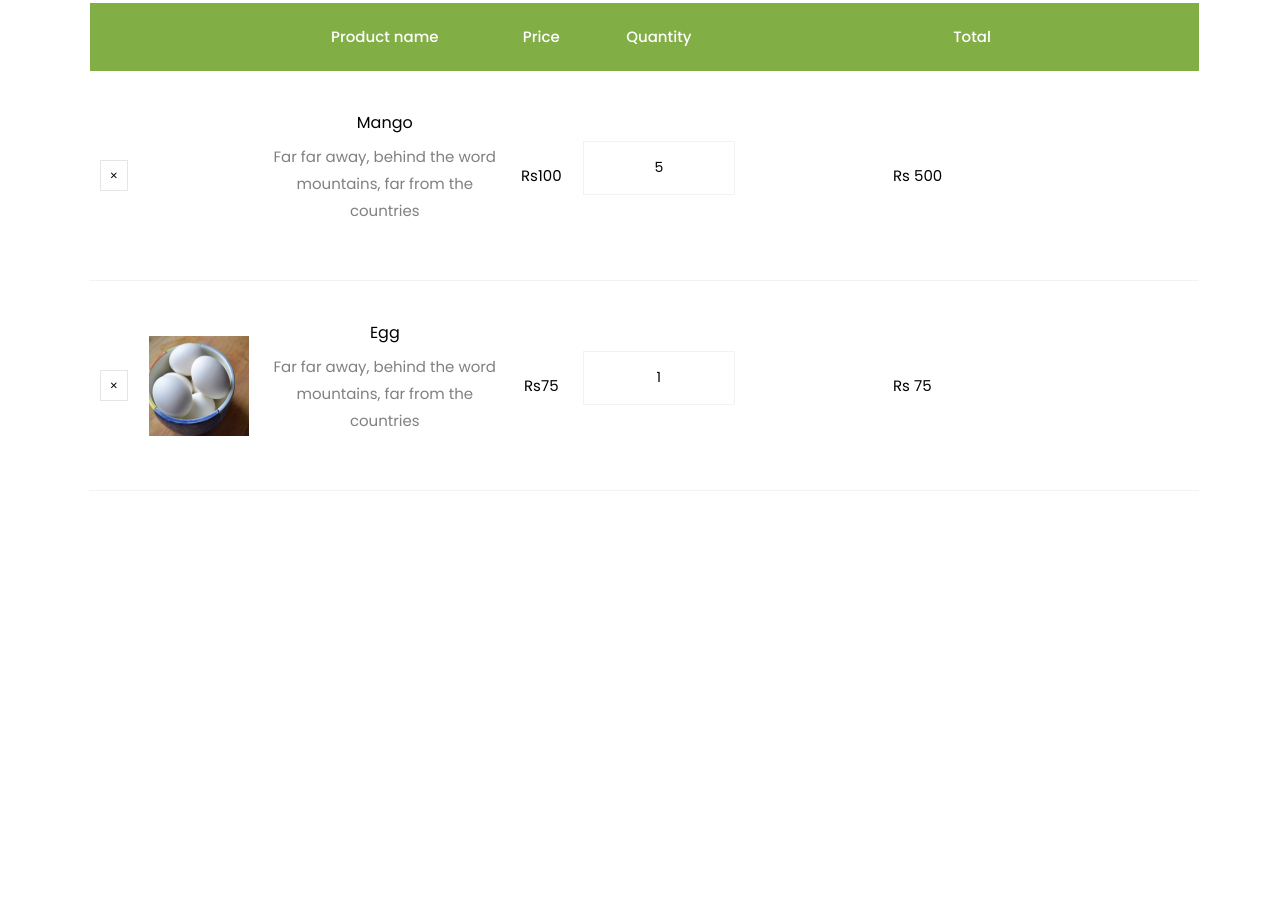
Page /cart/ (middle part) on the earlier database version.
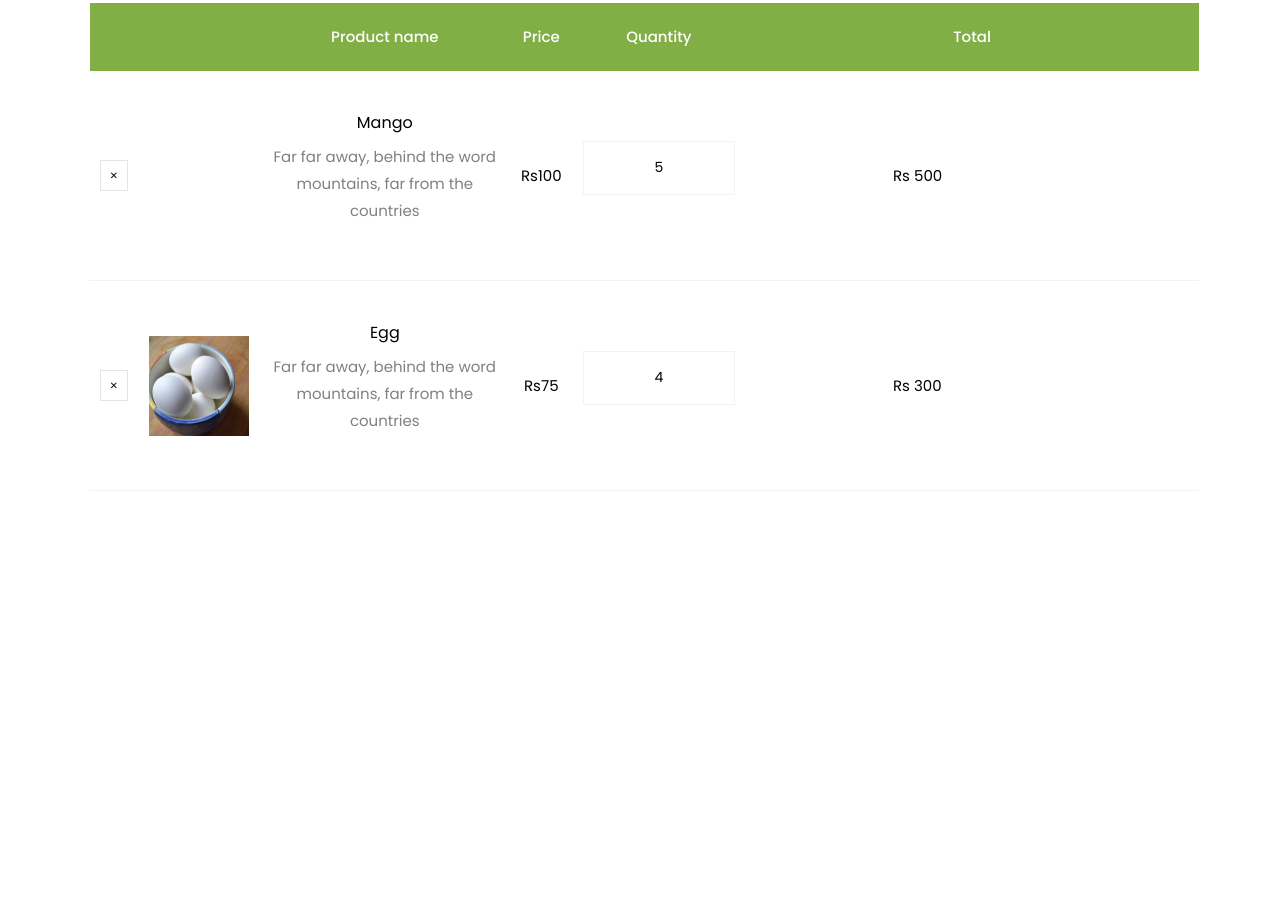
Same page on the later database version.
### shop/models.py (models this page shows)
class Cart(models.Model):
    product = models.ForeignKey(Product, on_delete=models.CASCADE, null=True)
    quantity = models.IntegerField(default=0)
    product_image = models.CharField(max_length=100)
    is_ordered = models.BooleanField(default=False)

class Product(models.Model):
    product_name = models.CharField(max_length=100)
    supplier = models.ForeignKey(Supplier, on_delete=models.CASCADE, null=True)
    description = models.CharField(max_length=150)
    product_price = models.IntegerField(default=0)
    out_of_stock = models.BooleanField(default=False)
    category = models.CharField(max_length=100)
    product_image = models.CharField(max_length=100)

### shop/views.py (the view)
# urls.py: path('cart/', views.cart_view,name='cart'),
def cart_view(request):
    cart_data = Cart.objects.filter(is_ordered=False)
    total_bill = int(0)
    for j in cart_data:
        total_bill += j.quantity*int(j.product.product_price)
    return render(request,'cart.html',{'cdata':cart_data,'stbill':total_bill})

### templates/cart.html (shortened to what this page needs)
{% load static %}
{% static "images" as BaseUrl%}
<!DOCTYPE html>
<html lang="en">
  <head>
    <link rel="stylesheet" href="{% static 'css/open-iconic-bootstrap.min.css'%}">
    <link rel="stylesheet" href="{% static 'css/animate.css'%}">
    <link rel="stylesheet" href="{% static 'css/owl.carousel.min.css'%}">
    <link rel="stylesheet" href="{% static 'css/owl.theme.default.min.css'%}">
    <link rel="stylesheet" href="{% static 'css/magnific-popup.css'%}">
    <link rel="stylesheet" href="{% static 'css/aos.css'%}">
    <link rel="stylesheet" href="{% static 'css/ionicons.min.css'%}">
    <link rel="stylesheet" href="{% static 'css/bootstrap-datepicker.css'%}">
    <link rel="stylesheet" href="{% static 'css/jquery.timepicker.css'%}">
    <link rel="stylesheet" href="{% static 'css/flaticon.css'%}">
    <link rel="stylesheet" href="{% static 'css/icomoon.css'%}">
    <link rel="stylesheet" href="{% static 'css/style.css'%}">
  </head>
  <body class="goto-here">
	<form action="{% url 'checkout' %}">
    <section class="ftco-section ftco-cart">
			<div class="container">
				<div class="row">
    			<div class="col-md-12 ftco-animate">
    				<div class="cart-list">
	    				<table class="table">
						    <thead class="thead-primary">
						      <tr class="text-center">
						        <th>&nbsp;</th>
						        <th>&nbsp;</th>
						        <th>Product name</th>
						        <th>Price</th>
						        <th>Quantity</th>
						        <th>Total</th>
						      </tr>
						    </thead>
						    <tbody>
							{%for x in cdata %}
						      <tr class="text-center">
						        <td class="product-remove"><a href="{%url 'delete_cart_item' p=x.id %}"><span class="ion-ios-close"></span></a></td>
						        <td class="image-prod"><div class="img" style="background-image:url({{BaseUrl}}/{{x.product_image}});"></div></td>
						        <td class="product-name">
						        	<h3>{{x.product.product_name}}</h3>
						        	<p>Far far away, behind the word mountains, far from the countries</p>
						        </td>
						        <td class="price ">Rs{{x.product.product_price}}</td>
						        <td class="quantity">
						        	<div class="input-group mb-3">
					             	<input id="{{x.product.product_name}}" type="text" name="{{x.product.product_name}}quantity" oninput="handler()" class="quantity form-control input-number" value="{{x.quantity}}" min="1" max="100">
					          	</div>
					          </td>
						        <td class="total ">
                                    <input type ="text"name="{{x.product.product_name}}price" style="border:none ; margin-left:135px" value="Rs {{x.quantity}}*{{x.product.product_price}}"class="{{x.product.product_name}}">
                                </td>
						      </tr>
							  {%endfor%}
						    </tbody>
						  </table>
					  </div>
    			</div>
    		</div>
    		<div class="row justify-content-end">
				</form>
  </body>
</html>

Differences in the rows shown:
changed Cart "Egg": quantity "1" → "4"; quantity "Rs 75" → "Rs 300"
